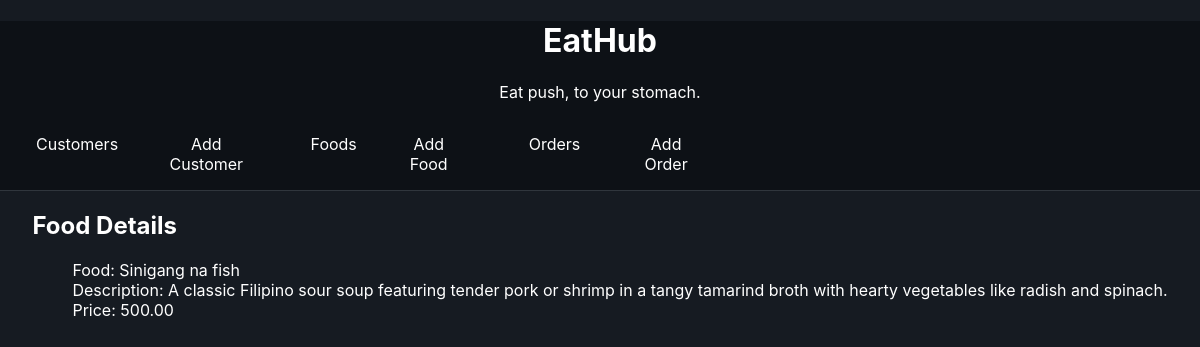
Before: /webkiosk/food/1/ with the older database file.
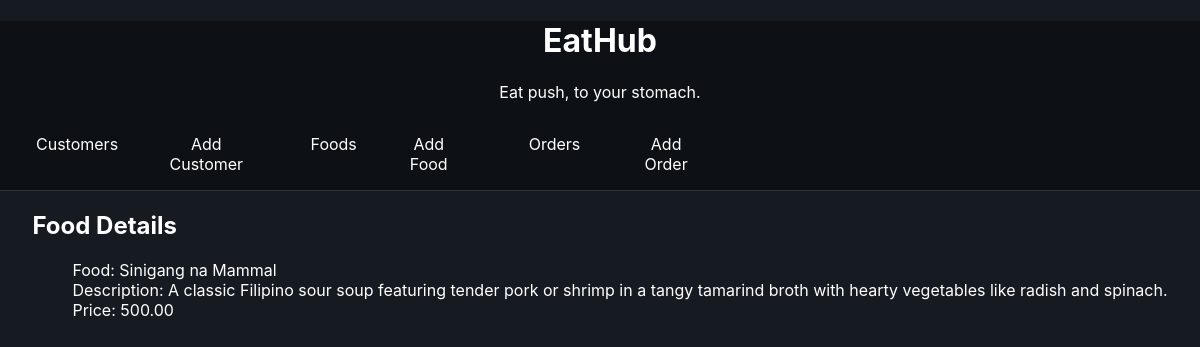
After: the same page with the newer database file.
### webkiosk/models.py (models this page shows, shortened)
class Food(models.Model):
    name = models.CharField(max_length=50)
    description = models.CharField(max_length=200)
    price = models.DecimalField(decimal_places=2, max_digits=6)

### webkiosk/views.py (the view)
# urls.py: path('food/<int:pk>/', views.listfooddetails, name='food-details'),
def listfooddetails(request, pk):
    f = get_object_or_404(Food, id=pk)
    context = {'food': f}
    return render(request, 'webkiosk/food_detail.html', context)

### webkiosk/templates/webkiosk/food_detail.html (shortened to what this page needs)
{% extends 'webkiosk/base_template.html' %}
{% block maincontent %}
<h2> Food Details</h2>
<ul class="list-style-none">
    <li>Food: {{ food.name }}</li>
    <li>Description: {{ food.description }}</li>
    <li>Price: {{ food.price }}</li>
</ul>
{% endblock %}

Changed rows visible on the page:
changed Food: name "Sinigang na fish" → "Sinigang na Mammal"
